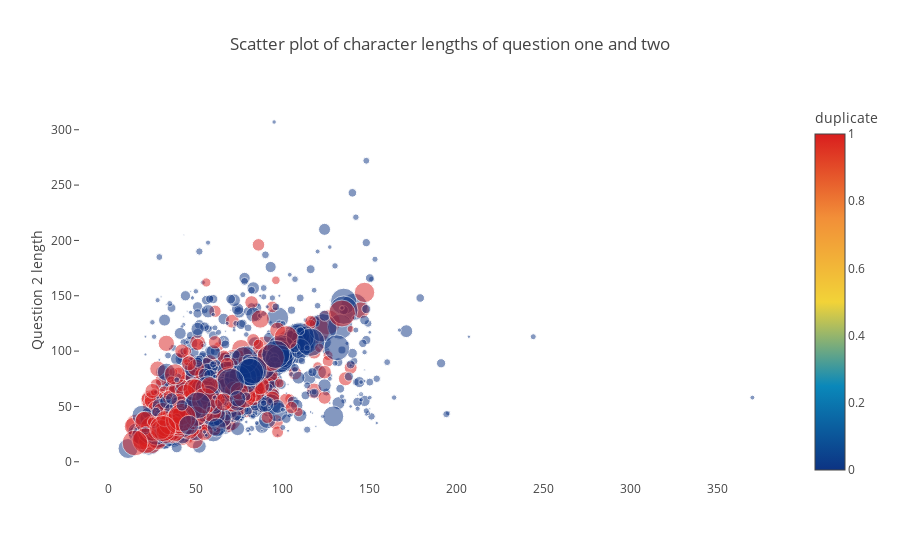

Notebook code for this chart:
### Markdown cell above
Scatter plot of question pair character lengths where color indicates duplicates and the size the word share coefficient we've calculated earlier.

### Code cell
df_subsampled = df[0:2000]

trace = go.Scatter(
    y = df_subsampled['q2len'].values,
    x = df_subsampled['q1len'].values,
    mode='markers',
    marker=dict(
        size= df_subsampled['word_share'].values * 60,
        color = df_subsampled['is_duplicate'].values,
        colorscale='Portland',
        showscale=True,
        opacity=0.5,
        colorbar = dict(title = 'duplicate')
    ),
    text = np.round(df_subsampled['word_share'].values, decimals=2)
)
data = [trace]

layout= go.Layout(
    autosize= True,
    title= 'Scatter plot of character lengths of question one and two',
    hovermode= 'closest',
        xaxis=dict(
        showgrid=False,
        zeroline=False,
        showline=False
    ),
    yaxis=dict(
        title= 'Question 2 length',
        ticklen= 5,
        gridwidth= 2,
        showgrid=False,
        zeroline=False,
        showline=False,
    ),
    showlegend= False
)
fig = go.Figure(data=data, layout=layout)
py.iplot(fig,filename='scatterWords')

### Figure 1 — Plotly figure (JSON) as saved in the notebook; plotly's stock layout.template omitted (floating-point values rounded to 4 significant figures; data arrays with more than 128 entries replaced by an {"elided": "..."} marker saying what was removed)
{"data": [{"marker": {"color": {"elided": "2000 int values"}, "colorbar": {"title": "duplicate"}, "colorscale": "Portland", "opacity": 0.5, "showscale": true, "size": {"elided": "2000 float values"}}, "mode": "markers", "text": {"elided": "2000 float values"}, "type": "scatter", "x": {"elided": "2000 int values"}, "y": {"elided": "2000 int values"}}], "layout": {"autosize": true, "hovermode": "closest", "showlegend": false, "title": "Scatter plot of character lengths of question one and two", "xaxis": {"showgrid": false, "showline": false, "zeroline": false}, "yaxis": {"gridwidth": 2, "showgrid": false, "showline": false, "ticklen": 5, "title": "Question 2 length", "zeroline": false}}}
